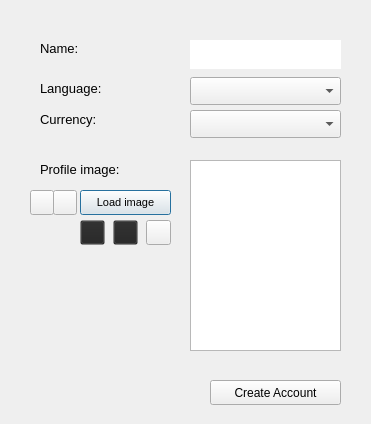
<?xml version="1.0" encoding="UTF-8"?>
<ui version="4.0">
 <class>AccountDialog</class>
 <widget class="QDialog" name="AccountDialog">
  <property name="geometry">
   <rect>
    <x>0</x>
    <y>0</y>
    <width>371</width>
    <height>424</height>
   </rect>
  </property>
  <property name="font">
   <font>
    <family>MS Shell Dlg 2</family>
    <pointsize>12</pointsize>
   </font>
  </property>
  <property name="windowTitle">
   <string>Dialog</string>
  </property>
  <widget class="QLabel" name="labelName">
   <property name="geometry">
    <rect>
     <x>40</x>
     <y>40</y>
     <width>111</width>
     <height>17</height>
    </rect>
   </property>
   <property name="font">
    <font>
     <family>MS Shell Dlg 2</family>
     <pointsize>10</pointsize>
    </font>
   </property>
   <property name="text">
    <string>Name:</string>
   </property>
  </widget>
  <widget class="QLabel" name="labelCurrency">
   <property name="geometry">
    <rect>
     <x>40</x>
     <y>110</y>
     <width>101</width>
     <height>19</height>
    </rect>
   </property>
   <property name="font">
    <font>
     <family>MS Shell Dlg 2</family>
     <pointsize>10</pointsize>
    </font>
   </property>
   <property name="text">
    <string>Currency:</string>
   </property>
  </widget>
  <widget class="CustomTextEdit" name="textEditAccountName">
   <property name="geometry">
    <rect>
     <x>190</x>
     <y>40</y>
     <width>151</width>
     <height>29</height>
    </rect>
   </property>
   <property name="font">
    <font>
     <family>MS Shell Dlg 2</family>
     <pointsize>10</pointsize>
    </font>
   </property>
   <property name="frameShape">
    <enum>QFrame::NoFrame</enum>
   </property>
   <property name="tabChangesFocus">
    <bool>true</bool>
   </property>
   <property name="lineWrapMode">
    <enum>QTextEdit::NoWrap</enum>
   </property>
  </widget>
  <widget class="CustomComboBox" name="comboBoxCurrency">
   <property name="geometry">
    <rect>
     <x>190</x>
     <y>110</y>
     <width>151</width>
     <height>28</height>
    </rect>
   </property>
   <property name="font">
    <font>
     <family>MS Shell Dlg 2</family>
     <pointsize>10</pointsize>
    </font>
   </property>
  </widget>
  <widget class="CustomPushButton" name="selectImageButton">
   <property name="geometry">
    <rect>
     <x>80</x>
     <y>190</y>
     <width>91</width>
     <height>25</height>
    </rect>
   </property>
   <property name="font">
    <font>
     <family>MS Shell Dlg 2</family>
     <pointsize>8</pointsize>
    </font>
   </property>
   <property name="text">
    <string>Load image</string>
   </property>
  </widget>
  <widget class="QLabel" name="labelLanguage">
   <property name="geometry">
    <rect>
     <x>40</x>
     <y>78</y>
     <width>101</width>
     <height>20</height>
    </rect>
   </property>
   <property name="font">
    <font>
     <family>MS Shell Dlg 2</family>
     <pointsize>10</pointsize>
    </font>
   </property>
   <property name="text">
    <string>Language:</string>
   </property>
  </widget>
  <widget class="CustomComboBox" name="comboBoxLanguage">
   <property name="geometry">
    <rect>
     <x>190</x>
     <y>77</y>
     <width>151</width>
     <height>28</height>
    </rect>
   </property>
   <property name="font">
    <font>
     <family>MS Shell Dlg 2</family>
     <pointsize>10</pointsize>
    </font>
   </property>
  </widget>
  <widget class="CustomPushButton" name="buttonCreateAccount">
   <property name="geometry">
    <rect>
     <x>210</x>
     <y>380</y>
     <width>131</width>
     <height>25</height>
    </rect>
   </property>
   <property name="font">
    <font>
     <family>MS Shell Dlg 2</family>
     <pointsize>9</pointsize>
    </font>
   </property>
   <property name="text">
    <string>Create Account</string>
   </property>
  </widget>
  <widget class="QLabel" name="labelInfo">
   <property name="geometry">
    <rect>
     <x>5</x>
     <y>374</y>
     <width>201</width>
     <height>41</height>
    </rect>
   </property>
   <property name="font">
    <font>
     <family>MS Shell Dlg 2</family>
     <pointsize>9</pointsize>
    </font>
   </property>
   <property name="text">
    <string/>
   </property>
   <property name="wordWrap">
    <bool>true</bool>
   </property>
  </widget>
  <widget class="QLabel" name="labelImage">
   <property name="geometry">
    <rect>
     <x>40</x>
     <y>160</y>
     <width>131</width>
     <height>19</height>
    </rect>
   </property>
   <property name="font">
    <font>
     <family>MS Shell Dlg 2</family>
     <pointsize>10</pointsize>
    </font>
   </property>
   <property name="text">
    <string>Profile image:</string>
   </property>
  </widget>
  <widget class="QPushButton" name="buttonIconLeft">
   <property name="geometry">
    <rect>
     <x>30</x>
     <y>190</y>
     <width>24</width>
     <height>25</height>
    </rect>
   </property>
   <property name="font">
    <font>
     <family>MS Shell Dlg 2</family>
     <pointsize>12</pointsize>
    </font>
   </property>
   <property name="text">
    <string/>
   </property>
  </widget>
  <widget class="QPushButton" name="buttonIconRight">
   <property name="geometry">
    <rect>
     <x>53</x>
     <y>190</y>
     <width>24</width>
     <height>25</height>
    </rect>
   </property>
   <property name="font">
    <font>
     <family>MS Shell Dlg 2</family>
     <pointsize>12</pointsize>
    </font>
   </property>
   <property name="text">
    <string/>
   </property>
  </widget>
  <widget class="QPushButton" name="buttonRotate">
   <property name="geometry">
    <rect>
     <x>113</x>
     <y>220</y>
     <width>25</width>
     <height>25</height>
    </rect>
   </property>
   <property name="palette">
    <palette>
     <active>
      <colorrole role="WindowText">
       <brush brushstyle="SolidPattern">
        <color alpha="255">
         <red>255</red>
         <green>255</green>
         <blue>255</blue>
        </color>
       </brush>
      </colorrole>
      <colorrole role="Button">
       <brush brushstyle="SolidPattern">
        <color alpha="0">
         <red>35</red>
         <green>35</green>
         <blue>35</blue>
        </color>
       </brush>
      </colorrole>
      <colorrole role="Light">
       <brush brushstyle="SolidPattern">
        <color alpha="0">
         <red>52</red>
         <green>52</green>
         <blue>52</blue>
        </color>
       </brush>
      </colorrole>
      <colorrole role="Midlight">
       <brush brushstyle="SolidPattern">
        <color alpha="0">
         <red>43</red>
         <green>43</green>
         <blue>43</blue>
        </color>
       </brush>
      </colorrole>
      <colorrole role="Dark">
       <brush brushstyle="SolidPattern">
        <color alpha="0">
         <red>17</red>
         <green>17</green>
         <blue>17</blue>
        </color>
       </brush>
      </colorrole>
      <colorrole role="Mid">
       <brush brushstyle="SolidPattern">
        <color alpha="0">
         <red>23</red>
         <green>23</green>
         <blue>23</blue>
        </color>
       </brush>
      </colorrole>
      <colorrole role="Text">
       <brush brushstyle="SolidPattern">
        <color alpha="255">
         <red>255</red>
         <green>255</green>
         <blue>255</blue>
        </color>
       </brush>
      </colorrole>
      <colorrole role="BrightText">
       <brush brushstyle="SolidPattern">
        <color alpha="255">
         <red>255</red>
         <green>255</green>
         <blue>255</blue>
        </color>
       </brush>
      </colorrole>
      <colorrole role="ButtonText">
       <brush brushstyle="SolidPattern">
        <color alpha="255">
         <red>255</red>
         <green>255</green>
         <blue>255</blue>
        </color>
       </brush>
      </colorrole>
      <colorrole role="Base">
       <brush brushstyle="SolidPattern">
        <color alpha="255">
         <red>0</red>
         <green>0</green>
         <blue>0</blue>
        </color>
       </brush>
      </colorrole>
      <colorrole role="Window">
       <brush brushstyle="SolidPattern">
        <color alpha="0">
         <red>35</red>
         <green>35</green>
         <blue>35</blue>
        </color>
       </brush>
      </colorrole>
      <colorrole role="Shadow">
       <brush brushstyle="SolidPattern">
        <color alpha="255">
         <red>0</red>
         <green>0</green>
         <blue>0</blue>
        </color>
       </brush>
      </colorrole>
      <colorrole role="AlternateBase">
       <brush brushstyle="SolidPattern">
        <color alpha="127">
         <red>17</red>
         <green>17</green>
         <blue>17</blue>
        </color>
       </brush>
      </colorrole>
      <colorrole role="ToolTipBase">
       <brush brushstyle="SolidPattern">
        <color alpha="255">
         <red>255</red>
         <green>255</green>
         <blue>220</blue>
        </color>
       </brush>
      </colorrole>
      <colorrole role="ToolTipText">
       <brush brushstyle="SolidPattern">
        <color alpha="255">
         <red>0</red>
         <green>0</green>
         <blue>0</blue>
        </color>
       </brush>
      </colorrole>
      <colorrole role="PlaceholderText">
       <brush brushstyle="NoBrush">
        <color alpha="128">
         <red>255</red>
         <green>255</green>
         <blue>255</blue>
        </color>
       </brush>
      </colorrole>
     </active>
     <inactive>
      <colorrole role="WindowText">
       <brush brushstyle="SolidPattern">
        <color alpha="255">
         <red>255</red>
         <green>255</green>
         <blue>255</blue>
        </color>
       </brush>
      </colorrole>
      <colorrole role="Button">
       <brush brushstyle="SolidPattern">
        <color alpha="0">
         <red>35</red>
         <green>35</green>
         <blue>35</blue>
        </color>
       </brush>
      </colorrole>
      <colorrole role="Light">
       <brush brushstyle="SolidPattern">
        <color alpha="0">
         <red>52</red>
         <green>52</green>
         <blue>52</blue>
        </color>
       </brush>
      </colorrole>
      <colorrole role="Midlight">
       <brush brushstyle="SolidPattern">
        <color alpha="0">
         <red>43</red>
         <green>43</green>
         <blue>43</blue>
        </color>
       </brush>
      </colorrole>
      <colorrole role="Dark">
       <brush brushstyle="SolidPattern">
        <color alpha="0">
         <red>17</red>
         <green>17</green>
         <blue>17</blue>
        </color>
       </brush>
      </colorrole>
      <colorrole role="Mid">
       <brush brushstyle="SolidPattern">
        <color alpha="0">
         <red>23</red>
         <green>23</green>
         <blue>23</blue>
        </color>
       </brush>
      </colorrole>
      <colorrole role="Text">
       <brush brushstyle="SolidPattern">
        <color alpha="255">
         <red>255</red>
         <green>255</green>
         <blue>255</blue>
        </color>
       </brush>
      </colorrole>
      <colorrole role="BrightText">
       <brush brushstyle="SolidPattern">
        <color alpha="255">
         <red>255</red>
         <green>255</green>
         <blue>255</blue>
        </color>
       </brush>
      </colorrole>
      <colorrole role="ButtonText">
       <brush brushstyle="SolidPattern">
        <color alpha="255">
         <red>255</red>
         <green>255</green>
         <blue>255</blue>
        </color>
       </brush>
      </colorrole>
      <colorrole role="Base">
       <brush brushstyle="SolidPattern">
        <color alpha="255">
         <red>0</red>
         <green>0</green>
         <blue>0</blue>
        </color>
       </brush>
      </colorrole>
      <colorrole role="Window">
       <brush brushstyle="SolidPattern">
        <color alpha="0">
         <red>35</red>
         <green>35</green>
         <blue>35</blue>
        </color>
       </brush>
      </colorrole>
      <colorrole role="Shadow">
       <brush brushstyle="SolidPattern">
        <color alpha="255">
         <red>0</red>
         <green>0</green>
         <blue>0</blue>
        </color>
       </brush>
      </colorrole>
      <colorrole role="AlternateBase">
       <brush brushstyle="SolidPattern">
        <color alpha="127">
         <red>17</red>
         <green>17</green>
         <blue>17</blue>
        </color>
       </brush>
      </colorrole>
      <colorrole role="ToolTipBase">
       <brush brushstyle="SolidPattern">
        <color alpha="255">
         <red>255</red>
         <green>255</green>
         <blue>220</blue>
        </color>
       </brush>
      </colorrole>
      <colorrole role="ToolTipText">
       <brush brushstyle="SolidPattern">
        <color alpha="255">
         <red>0</red>
         <green>0</green>
         <blue>0</blue>
        </color>
       </brush>
      </colorrole>
      <colorrole role="PlaceholderText">
       <brush brushstyle="NoBrush">
        <color alpha="128">
         <red>255</red>
         <green>255</green>
         <blue>255</blue>
        </color>
       </brush>
      </colorrole>
     </inactive>
     <disabled>
      <colorrole role="WindowText">
       <brush brushstyle="SolidPattern">
        <color alpha="0">
         <red>17</red>
         <green>17</green>
         <blue>17</blue>
        </color>
       </brush>
      </colorrole>
      <colorrole role="Button">
       <brush brushstyle="SolidPattern">
        <color alpha="0">
         <red>35</red>
         <green>35</green>
         <blue>35</blue>
        </color>
       </brush>
      </colorrole>
      <colorrole role="Light">
       <brush brushstyle="SolidPattern">
        <color alpha="0">
         <red>52</red>
         <green>52</green>
         <blue>52</blue>
        </color>
       </brush>
      </colorrole>
      <colorrole role="Midlight">
       <brush brushstyle="SolidPattern">
        <color alpha="0">
         <red>43</red>
         <green>43</green>
         <blue>43</blue>
        </color>
       </brush>
      </colorrole>
      <colorrole role="Dark">
       <brush brushstyle="SolidPattern">
        <color alpha="0">
         <red>17</red>
         <green>17</green>
         <blue>17</blue>
        </color>
       </brush>
      </colorrole>
      <colorrole role="Mid">
       <brush brushstyle="SolidPattern">
        <color alpha="0">
         <red>23</red>
         <green>23</green>
         <blue>23</blue>
        </color>
       </brush>
      </colorrole>
      <colorrole role="Text">
       <brush brushstyle="SolidPattern">
        <color alpha="0">
         <red>17</red>
         <green>17</green>
         <blue>17</blue>
        </color>
       </brush>
      </colorrole>
      <colorrole role="BrightText">
       <brush brushstyle="SolidPattern">
        <color alpha="255">
         <red>255</red>
         <green>255</green>
         <blue>255</blue>
        </color>
       </brush>
      </colorrole>
      <colorrole role="ButtonText">
       <brush brushstyle="SolidPattern">
        <color alpha="0">
         <red>17</red>
         <green>17</green>
         <blue>17</blue>
        </color>
       </brush>
      </colorrole>
      <colorrole role="Base">
       <brush brushstyle="SolidPattern">
        <color alpha="0">
         <red>35</red>
         <green>35</green>
         <blue>35</blue>
        </color>
       </brush>
      </colorrole>
      <colorrole role="Window">
       <brush brushstyle="SolidPattern">
        <color alpha="0">
         <red>35</red>
         <green>35</green>
         <blue>35</blue>
        </color>
       </brush>
      </colorrole>
      <colorrole role="Shadow">
       <brush brushstyle="SolidPattern">
        <color alpha="255">
         <red>0</red>
         <green>0</green>
         <blue>0</blue>
        </color>
       </brush>
      </colorrole>
      <colorrole role="AlternateBase">
       <brush brushstyle="SolidPattern">
        <color alpha="0">
         <red>35</red>
         <green>35</green>
         <blue>35</blue>
        </color>
       </brush>
      </colorrole>
      <colorrole role="ToolTipBase">
       <brush brushstyle="SolidPattern">
        <color alpha="255">
         <red>255</red>
         <green>255</green>
         <blue>220</blue>
        </color>
       </brush>
      </colorrole>
      <colorrole role="ToolTipText">
       <brush brushstyle="SolidPattern">
        <color alpha="255">
         <red>0</red>
         <green>0</green>
         <blue>0</blue>
        </color>
       </brush>
      </colorrole>
      <colorrole role="PlaceholderText">
       <brush brushstyle="NoBrush">
        <color alpha="128">
         <red>255</red>
         <green>255</green>
         <blue>255</blue>
        </color>
       </brush>
      </colorrole>
     </disabled>
    </palette>
   </property>
   <property name="font">
    <font>
     <family>MS Shell Dlg 2</family>
     <pointsize>12</pointsize>
    </font>
   </property>
   <property name="text">
    <string/>
   </property>
  </widget>
  <widget class="AccountImageView" name="accountGraphicsView">
   <property name="geometry">
    <rect>
     <x>190</x>
     <y>160</y>
     <width>151</width>
     <height>191</height>
    </rect>
   </property>
   <property name="font">
    <font>
     <family>MS Shell Dlg 2</family>
     <pointsize>12</pointsize>
    </font>
   </property>
  </widget>
  <widget class="QPushButton" name="changeFormatButton">
   <property name="geometry">
    <rect>
     <x>146</x>
     <y>220</y>
     <width>25</width>
     <height>25</height>
    </rect>
   </property>
   <property name="font">
    <font>
     <family>MS Shell Dlg 2</family>
     <pointsize>10</pointsize>
    </font>
   </property>
   <property name="text">
    <string/>
   </property>
  </widget>
  <widget class="QPushButton" name="buttonDeleteImage">
   <property name="geometry">
    <rect>
     <x>80</x>
     <y>220</y>
     <width>25</width>
     <height>25</height>
    </rect>
   </property>
   <property name="palette">
    <palette>
     <active>
      <colorrole role="WindowText">
       <brush brushstyle="SolidPattern">
        <color alpha="255">
         <red>255</red>
         <green>255</green>
         <blue>255</blue>
        </color>
       </brush>
      </colorrole>
      <colorrole role="Button">
       <brush brushstyle="SolidPattern">
        <color alpha="0">
         <red>35</red>
         <green>35</green>
         <blue>35</blue>
        </color>
       </brush>
      </colorrole>
      <colorrole role="Light">
       <brush brushstyle="SolidPattern">
        <color alpha="0">
         <red>52</red>
         <green>52</green>
         <blue>52</blue>
        </color>
       </brush>
      </colorrole>
      <colorrole role="Midlight">
       <brush brushstyle="SolidPattern">
        <color alpha="0">
         <red>43</red>
         <green>43</green>
         <blue>43</blue>
        </color>
       </brush>
      </colorrole>
      <colorrole role="Dark">
       <brush brushstyle="SolidPattern">
        <color alpha="0">
         <red>17</red>
         <green>17</green>
         <blue>17</blue>
        </color>
       </brush>
      </colorrole>
      <colorrole role="Mid">
       <brush brushstyle="SolidPattern">
        <color alpha="0">
         <red>23</red>
         <green>23</green>
         <blue>23</blue>
        </color>
       </brush>
      </colorrole>
      <colorrole role="Text">
       <brush brushstyle="SolidPattern">
        <color alpha="255">
         <red>255</red>
         <green>255</green>
         <blue>255</blue>
        </color>
       </brush>
      </colorrole>
      <colorrole role="BrightText">
       <brush brushstyle="SolidPattern">
        <color alpha="255">
         <red>255</red>
         <green>255</green>
         <blue>255</blue>
        </color>
       </brush>
      </colorrole>
      <colorrole role="ButtonText">
       <brush brushstyle="SolidPattern">
        <color alpha="255">
         <red>255</red>
         <green>255</green>
         <blue>255</blue>
        </color>
       </brush>
      </colorrole>
      <colorrole role="Base">
       <brush brushstyle="SolidPattern">
        <color alpha="255">
         <red>0</red>
         <green>0</green>
         <blue>0</blue>
        </color>
       </brush>
      </colorrole>
      <colorrole role="Window">
       <brush brushstyle="SolidPattern">
        <color alpha="0">
         <red>35</red>
         <green>35</green>
         <blue>35</blue>
        </color>
       </brush>
      </colorrole>
      <colorrole role="Shadow">
       <brush brushstyle="SolidPattern">
        <color alpha="255">
         <red>0</red>
         <green>0</green>
         <blue>0</blue>
        </color>
       </brush>
      </colorrole>
      <colorrole role="AlternateBase">
       <brush brushstyle="SolidPattern">
        <color alpha="127">
         <red>17</red>
         <green>17</green>
         <blue>17</blue>
        </color>
       </brush>
      </colorrole>
      <colorrole role="ToolTipBase">
       <brush brushstyle="SolidPattern">
        <color alpha="255">
         <red>255</red>
         <green>255</green>
         <blue>220</blue>
        </color>
       </brush>
      </colorrole>
      <colorrole role="ToolTipText">
       <brush brushstyle="SolidPattern">
        <color alpha="255">
         <red>0</red>
         <green>0</green>
         <blue>0</blue>
        </color>
       </brush>
      </colorrole>
      <colorrole role="PlaceholderText">
       <brush brushstyle="NoBrush">
        <color alpha="128">
         <red>255</red>
         <green>255</green>
         <blue>255</blue>
        </color>
       </brush>
      </colorrole>
     </active>
     <inactive>
      <colorrole role="WindowText">
       <brush brushstyle="SolidPattern">
        <color alpha="255">
         <red>255</red>
         <green>255</green>
         <blue>255</blue>
        </color>
       </brush>
      </colorrole>
      <colorrole role="Button">
       <brush brushstyle="SolidPattern">
        <color alpha="0">
         <red>35</red>
         <green>35</green>
         <blue>35</blue>
        </color>
       </brush>
      </colorrole>
      <colorrole role="Light">
       <brush brushstyle="SolidPattern">
        <color alpha="0">
         <red>52</red>
         <green>52</green>
         <blue>52</blue>
        </color>
       </brush>
      </colorrole>
      <colorrole role="Midlight">
       <brush brushstyle="SolidPattern">
        <color alpha="0">
         <red>43</red>
         <green>43</green>
         <blue>43</blue>
        </color>
       </brush>
      </colorrole>
      <colorrole role="Dark">
       <brush brushstyle="SolidPattern">
        <color alpha="0">
         <red>17</red>
         <green>17</green>
         <blue>17</blue>
        </color>
       </brush>
      </colorrole>
      <colorrole role="Mid">
       <brush brushstyle="SolidPattern">
        <color alpha="0">
         <red>23</red>
         <green>23</green>
         <blue>23</blue>
        </color>
       </brush>
      </colorrole>
      <colorrole role="Text">
       <brush brushstyle="SolidPattern">
        <color alpha="255">
         <red>255</red>
         <green>255</green>
         <blue>255</blue>
        </color>
       </brush>
      </colorrole>
      <colorrole role="BrightText">
       <brush brushstyle="SolidPattern">
        <color alpha="255">
         <red>255</red>
         <green>255</green>
         <blue>255</blue>
        </color>
       </brush>
      </colorrole>
      <colorrole role="ButtonText">
       <brush brushstyle="SolidPattern">
        <color alpha="255">
         <red>255</red>
         <green>255</green>
         <blue>255</blue>
        </color>
       </brush>
      </colorrole>
      <colorrole role="Base">
       <brush brushstyle="SolidPattern">
        <color alpha="255">
         <red>0</red>
         <green>0</green>
         <blue>0</blue>
        </color>
       </brush>
      </colorrole>
      <colorrole role="Window">
       <brush brushstyle="SolidPattern">
        <color alpha="0">
         <red>35</red>
         <green>35</green>
         <blue>35</blue>
        </color>
       </brush>
      </colorrole>
      <colorrole role="Shadow">
       <brush brushstyle="SolidPattern">
        <color alpha="255">
         <red>0</red>
         <green>0</green>
         <blue>0</blue>
        </color>
       </brush>
      </colorrole>
      <colorrole role="AlternateBase">
       <brush brushstyle="SolidPattern">
        <color alpha="127">
         <red>17</red>
         <green>17</green>
         <blue>17</blue>
        </color>
       </brush>
      </colorrole>
      <colorrole role="ToolTipBase">
       <brush brushstyle="SolidPattern">
        <color alpha="255">
         <red>255</red>
         <green>255</green>
         <blue>220</blue>
        </color>
       </brush>
      </colorrole>
      <colorrole role="ToolTipText">
       <brush brushstyle="SolidPattern">
        <color alpha="255">
         <red>0</red>
         <green>0</green>
         <blue>0</blue>
        </color>
       </brush>
      </colorrole>
      <colorrole role="PlaceholderText">
       <brush brushstyle="NoBrush">
        <color alpha="128">
         <red>255</red>
         <green>255</green>
         <blue>255</blue>
        </color>
       </brush>
      </colorrole>
     </inactive>
     <disabled>
      <colorrole role="WindowText">
       <brush brushstyle="SolidPattern">
        <color alpha="0">
         <red>17</red>
         <green>17</green>
         <blue>17</blue>
        </color>
       </brush>
      </colorrole>
      <colorrole role="Button">
       <brush brushstyle="SolidPattern">
        <color alpha="0">
         <red>35</red>
         <green>35</green>
         <blue>35</blue>
        </color>
       </brush>
      </colorrole>
      <colorrole role="Light">
       <brush brushstyle="SolidPattern">
        <color alpha="0">
         <red>52</red>
         <green>52</green>
         <blue>52</blue>
        </color>
       </brush>
      </colorrole>
      <colorrole role="Midlight">
       <brush brushstyle="SolidPattern">
        <color alpha="0">
         <red>43</red>
         <green>43</green>
         <blue>43</blue>
        </color>
       </brush>
      </colorrole>
      <colorrole role="Dark">
       <brush brushstyle="SolidPattern">
        <color alpha="0">
         <red>17</red>
         <green>17</green>
         <blue>17</blue>
        </color>
       </brush>
      </colorrole>
      <colorrole role="Mid">
       <brush brushstyle="SolidPattern">
        <color alpha="0">
         <red>23</red>
         <green>23</green>
         <blue>23</blue>
        </color>
       </brush>
      </colorrole>
      <colorrole role="Text">
       <brush brushstyle="SolidPattern">
        <color alpha="0">
         <red>17</red>
         <green>17</green>
         <blue>17</blue>
        </color>
       </brush>
      </colorrole>
      <colorrole role="BrightText">
       <brush brushstyle="SolidPattern">
        <color alpha="255">
         <red>255</red>
         <green>255</green>
         <blue>255</blue>
        </color>
       </brush>
      </colorrole>
      <colorrole role="ButtonText">
       <brush brushstyle="SolidPattern">
        <color alpha="0">
         <red>17</red>
         <green>17</green>
         <blue>17</blue>
        </color>
       </brush>
      </colorrole>
      <colorrole role="Base">
       <brush brushstyle="SolidPattern">
        <color alpha="0">
         <red>35</red>
         <green>35</green>
         <blue>35</blue>
        </color>
       </brush>
      </colorrole>
      <colorrole role="Window">
       <brush brushstyle="SolidPattern">
        <color alpha="0">
         <red>35</red>
         <green>35</green>
         <blue>35</blue>
        </color>
       </brush>
      </colorrole>
      <colorrole role="Shadow">
       <brush brushstyle="SolidPattern">
        <color alpha="255">
         <red>0</red>
         <green>0</green>
         <blue>0</blue>
        </color>
       </brush>
      </colorrole>
      <colorrole role="AlternateBase">
       <brush brushstyle="SolidPattern">
        <color alpha="0">
         <red>35</red>
         <green>35</green>
         <blue>35</blue>
        </color>
       </brush>
      </colorrole>
      <colorrole role="ToolTipBase">
       <brush brushstyle="SolidPattern">
        <color alpha="255">
         <red>255</red>
         <green>255</green>
         <blue>220</blue>
        </color>
       </brush>
      </colorrole>
      <colorrole role="ToolTipText">
       <brush brushstyle="SolidPattern">
        <color alpha="255">
         <red>0</red>
         <green>0</green>
         <blue>0</blue>
        </color>
       </brush>
      </colorrole>
      <colorrole role="PlaceholderText">
       <brush brushstyle="NoBrush">
        <color alpha="128">
         <red>255</red>
         <green>255</green>
         <blue>255</blue>
        </color>
       </brush>
      </colorrole>
     </disabled>
    </palette>
   </property>
   <property name="font">
    <font>
     <family>MS Shell Dlg 2</family>
     <pointsize>12</pointsize>
    </font>
   </property>
   <property name="text">
    <string/>
   </property>
  </widget>
 </widget>
 <customwidgets>
  <customwidget>
   <class>CustomPushButton</class>
   <extends>QPushButton</extends>
   <header>custompushbutton.h</header>
  </customwidget>
  <customwidget>
   <class>CustomComboBox</class>
   <extends>QComboBox</extends>
   <header>customcombobox.h</header>
  </customwidget>
  <customwidget>
   <class>CustomTextEdit</class>
   <extends>QTextEdit</extends>
   <header location="global">customtextedit.h</header>
  </customwidget>
  <customwidget>
   <class>AccountImageView</class>
   <extends>QGraphicsView</extends>
   <header>accountdialog.h</header>
  </customwidget>
 </customwidgets>
 <tabstops>
  <tabstop>textEditAccountName</tabstop>
  <tabstop>comboBoxLanguage</tabstop>
  <tabstop>comboBoxCurrency</tabstop>
  <tabstop>buttonIconLeft</tabstop>
  <tabstop>buttonIconRight</tabstop>
  <tabstop>selectImageButton</tabstop>
  <tabstop>buttonDeleteImage</tabstop>
  <tabstop>buttonRotate</tabstop>
  <tabstop>changeFormatButton</tabstop>
  <tabstop>buttonCreateAccount</tabstop>
  <tabstop>accountGraphicsView</tabstop>
 </tabstops>
 <resources/>
 <connections/>
</ui>
